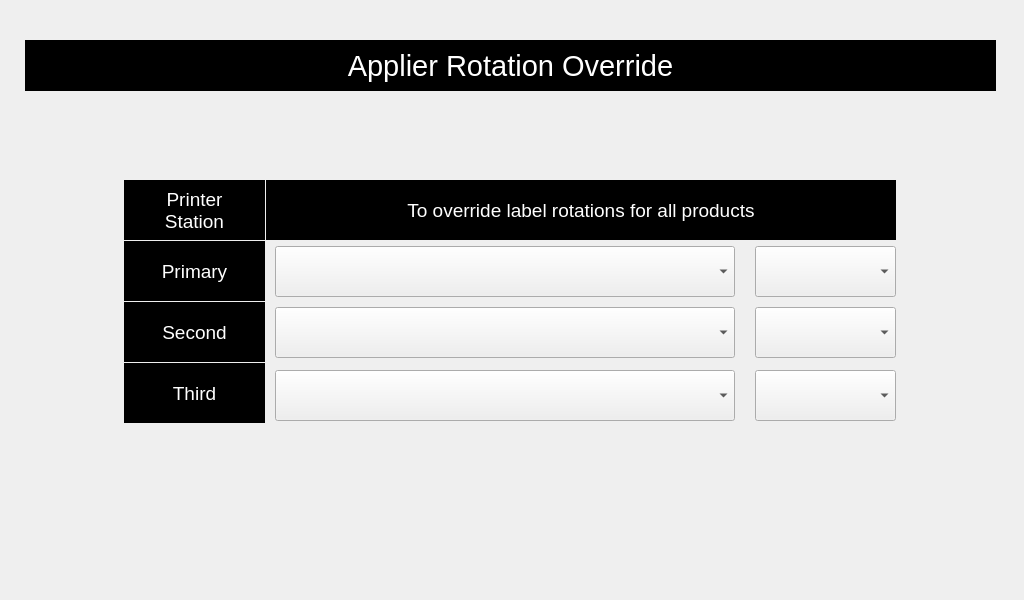
<?xml version="1.0" encoding="UTF-8"?>
<ui version="4.0">
 <class>superApplierRotationOverride</class>
 <widget class="QWidget" name="superApplierRotationOverride">
  <property name="geometry">
   <rect>
    <x>0</x>
    <y>0</y>
    <width>1024</width>
    <height>600</height>
   </rect>
  </property>
  <property name="windowTitle">
   <string>Form</string>
  </property>
  <widget class="QLabel" name="label_9">
   <property name="geometry">
    <rect>
     <x>124</x>
     <y>180</y>
     <width>141</width>
     <height>60</height>
    </rect>
   </property>
   <property name="font">
    <font>
     <pointsize>14</pointsize>
    </font>
   </property>
   <property name="styleSheet">
    <string notr="true">color: rgb(255, 255, 255);
background-color: rgb(0, 0, 0);</string>
   </property>
   <property name="text">
    <string>Printer
Station</string>
   </property>
   <property name="alignment">
    <set>Qt::AlignCenter</set>
   </property>
  </widget>
  <widget class="QLabel" name="label_10">
   <property name="geometry">
    <rect>
     <x>266</x>
     <y>180</y>
     <width>630</width>
     <height>60</height>
    </rect>
   </property>
   <property name="font">
    <font>
     <pointsize>14</pointsize>
    </font>
   </property>
   <property name="styleSheet">
    <string notr="true">color: rgb(255, 255, 255);
background-color: rgb(0, 0, 0);</string>
   </property>
   <property name="text">
    <string>To override label rotations for all products</string>
   </property>
   <property name="alignment">
    <set>Qt::AlignCenter</set>
   </property>
  </widget>
  <widget class="QLabel" name="label_11">
   <property name="geometry">
    <rect>
     <x>124</x>
     <y>241</y>
     <width>141</width>
     <height>60</height>
    </rect>
   </property>
   <property name="font">
    <font>
     <pointsize>14</pointsize>
    </font>
   </property>
   <property name="styleSheet">
    <string notr="true">color: rgb(255, 255, 255);
background-color: rgb(0, 0, 0);</string>
   </property>
   <property name="text">
    <string>Primary</string>
   </property>
   <property name="alignment">
    <set>Qt::AlignCenter</set>
   </property>
  </widget>
  <widget class="QLabel" name="label_12">
   <property name="geometry">
    <rect>
     <x>124</x>
     <y>302</y>
     <width>141</width>
     <height>60</height>
    </rect>
   </property>
   <property name="font">
    <font>
     <pointsize>14</pointsize>
    </font>
   </property>
   <property name="styleSheet">
    <string notr="true">color: rgb(255, 255, 255);
background-color: rgb(0, 0, 0);</string>
   </property>
   <property name="text">
    <string>Second</string>
   </property>
   <property name="alignment">
    <set>Qt::AlignCenter</set>
   </property>
  </widget>
  <widget class="QLabel" name="label_13">
   <property name="geometry">
    <rect>
     <x>124</x>
     <y>363</y>
     <width>141</width>
     <height>60</height>
    </rect>
   </property>
   <property name="font">
    <font>
     <pointsize>14</pointsize>
    </font>
   </property>
   <property name="styleSheet">
    <string notr="true">color: rgb(255, 255, 255);
background-color: rgb(0, 0, 0);</string>
   </property>
   <property name="text">
    <string>Third</string>
   </property>
   <property name="alignment">
    <set>Qt::AlignCenter</set>
   </property>
  </widget>
  <widget class="QComboBox" name="cboxPrimaryRotationOverride">
   <property name="geometry">
    <rect>
     <x>275</x>
     <y>246</y>
     <width>460</width>
     <height>51</height>
    </rect>
   </property>
   <property name="minimumSize">
    <size>
     <width>0</width>
     <height>51</height>
    </size>
   </property>
   <property name="font">
    <font>
     <pointsize>22</pointsize>
    </font>
   </property>
  </widget>
  <widget class="QComboBox" name="cboxSecondaryRotationOverride">
   <property name="geometry">
    <rect>
     <x>275</x>
     <y>307</y>
     <width>460</width>
     <height>51</height>
    </rect>
   </property>
   <property name="minimumSize">
    <size>
     <width>0</width>
     <height>51</height>
    </size>
   </property>
   <property name="font">
    <font>
     <pointsize>22</pointsize>
    </font>
   </property>
  </widget>
  <widget class="QComboBox" name="cboxTertiaryRotationOverride">
   <property name="geometry">
    <rect>
     <x>275</x>
     <y>370</y>
     <width>460</width>
     <height>51</height>
    </rect>
   </property>
   <property name="minimumSize">
    <size>
     <width>0</width>
     <height>51</height>
    </size>
   </property>
   <property name="font">
    <font>
     <pointsize>22</pointsize>
    </font>
   </property>
  </widget>
  <widget class="QComboBox" name="cboxPrimaryRotationDegrees">
   <property name="geometry">
    <rect>
     <x>755</x>
     <y>246</y>
     <width>141</width>
     <height>51</height>
    </rect>
   </property>
   <property name="minimumSize">
    <size>
     <width>0</width>
     <height>51</height>
    </size>
   </property>
   <property name="font">
    <font>
     <pointsize>22</pointsize>
    </font>
   </property>
  </widget>
  <widget class="QComboBox" name="cboxSecondaryRotationDegrees">
   <property name="geometry">
    <rect>
     <x>755</x>
     <y>307</y>
     <width>141</width>
     <height>51</height>
    </rect>
   </property>
   <property name="minimumSize">
    <size>
     <width>0</width>
     <height>51</height>
    </size>
   </property>
   <property name="font">
    <font>
     <pointsize>22</pointsize>
    </font>
   </property>
  </widget>
  <widget class="QComboBox" name="cboxTertiaryRotationDegrees">
   <property name="geometry">
    <rect>
     <x>755</x>
     <y>370</y>
     <width>141</width>
     <height>51</height>
    </rect>
   </property>
   <property name="minimumSize">
    <size>
     <width>0</width>
     <height>51</height>
    </size>
   </property>
   <property name="font">
    <font>
     <pointsize>22</pointsize>
    </font>
   </property>
  </widget>
  <widget class="QLabel" name="label">
   <property name="geometry">
    <rect>
     <x>25</x>
     <y>40</y>
     <width>971</width>
     <height>51</height>
    </rect>
   </property>
   <property name="font">
    <font>
     <pointsize>22</pointsize>
    </font>
   </property>
   <property name="styleSheet">
    <string notr="true">background-color: rgb(0, 0, 0);
color: rgb(255, 255, 255);</string>
   </property>
   <property name="text">
    <string>Applier Rotation Override</string>
   </property>
   <property name="alignment">
    <set>Qt::AlignCenter</set>
   </property>
  </widget>
 </widget>
 <resources/>
 <connections/>
</ui>
